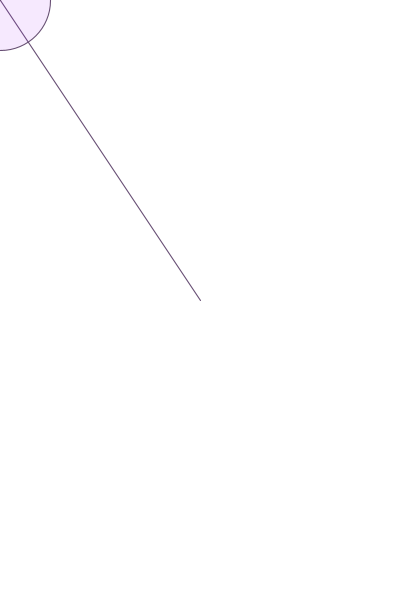
Frame 1 (no input)
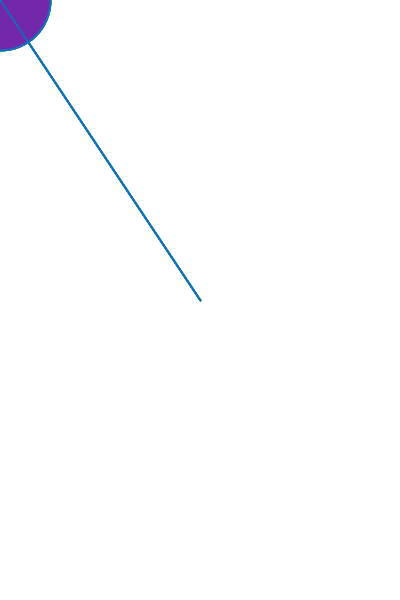
Frame 60 (the mouse pressed at the canvas centre just before this capture)
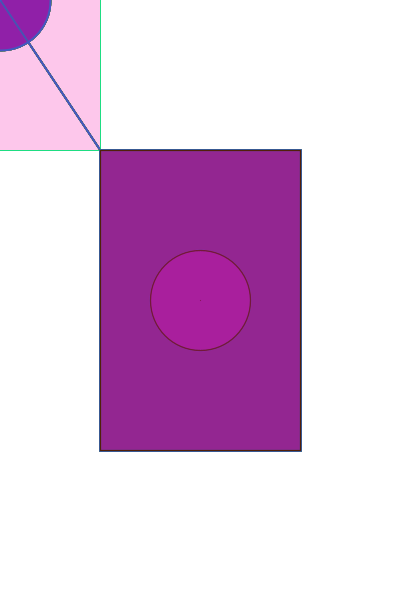
Frame 120 (the mouse held since frame 60 and released just before this capture)

The Processing sketch that drew these frames (run headless with seeded random() and noise(); from frame 60 on, the mouse is pressed at the canvas centre):

// Processing sketch: processing_48967
// ── processing_48967.pde


void setup()
{
  size(400, 600);
  background(255, 255, 255);
  smooth();
  //frameRate(8);
}

void draw()
{
  fill(random(255), random(106), random(255), random(106));
 stroke(random(121),random(249),random(255));
  strokeWeight(random(2));
  line(width/2,height/2,mouseX,mouseY);
  ellipse(mouseX,mouseY, 100,100);
  rectMode(CENTER);
  rect(pmouseX,pmouseY,mouseX,mouseY);
}
